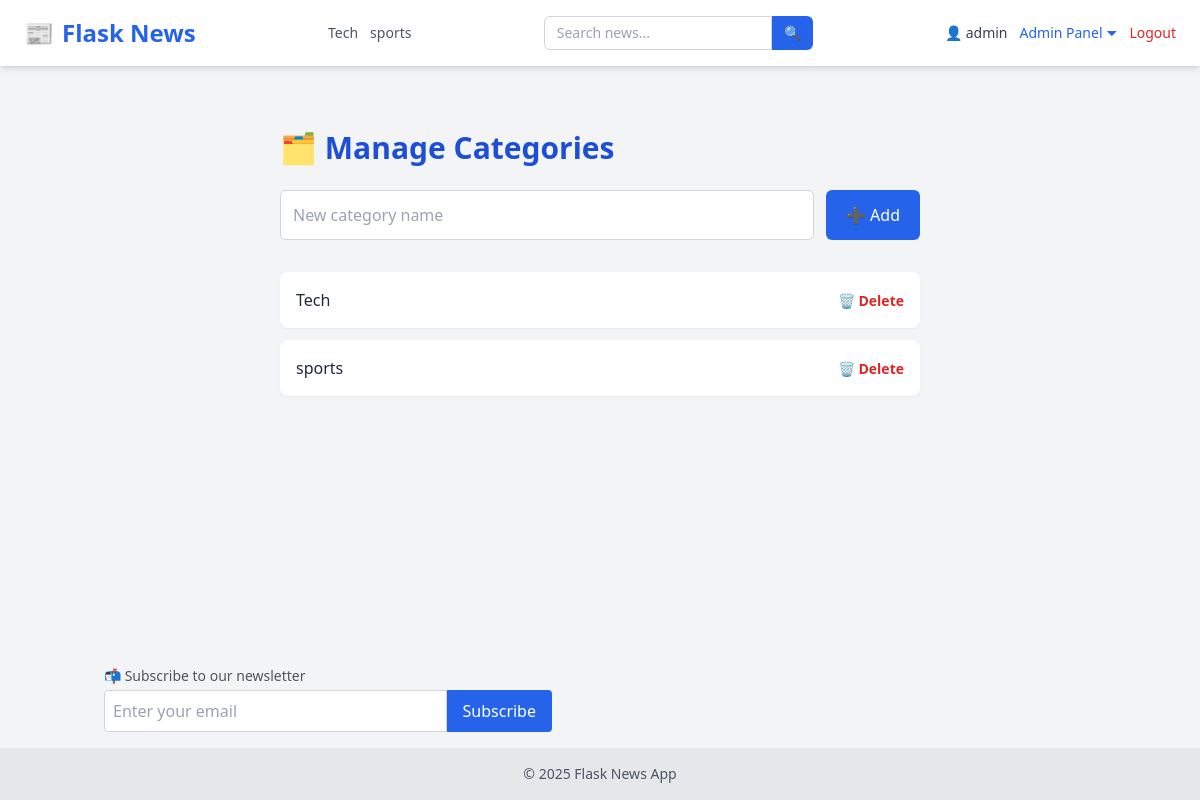
The app's page /admin/categories (signed in) with its own data.
### tables this page shows
CREATE TABLE categories (
            id INTEGER PRIMARY KEY AUTOINCREMENT,
            name TEXT UNIQUE NOT NULL
        );

CREATE TABLE users (
            id INTEGER PRIMARY KEY AUTOINCREMENT,
            username TEXT NOT NULL,
            email TEXT UNIQUE NOT NULL,
            password TEXT NOT NULL,
            role TEXT DEFAULT 'user'
        );

### app/admin_routes.py (the view)
@admin.route('/admin/categories')
@login_required
@admin_only
def manage_categories():
    conn = sqlite3.connect(current_app.config['DATABASE'])
    c = conn.cursor()
    c.execute("SELECT id, name FROM categories ORDER BY name")
    categories = c.fetchall()
    conn.close()
    return render_template('admin/categories.html', categories=categories)

### app/__init__.py (called while the page is built)
def create_app():
    app = Flask(__name__, instance_relative_config=True)
    app.config.from_object('config.Config')
    from app.routes import main
    app.register_blueprint(main)
    from app.admin_routes import admin
    app.register_blueprint(admin)
    from app.user_routes import user
    app.register_blueprint(user)
    init_db(app)
    login_manager.init_app(app)
    @login_manager.user_loader
    def user_loader(user_id):
        return load_user(user_id)
    @app.context_processor
    def inject_now():
        return {'now': datetime.now}
    @app.context_processor
    def inject_categories():
        conn = sqlite3.connect(current_app.config['DATABASE'])
        c = conn.cursor()
        c.execute("SELECT id, name FROM categories ORDER BY name ASC")
        categories = c.fetchall()
        conn.close()
        return {'categories': categories}
    return app

### app/models.py (called while the page is built)
def load_user(user_id):
    conn = sqlite3.connect(current_app.config['DATABASE'])
    c = conn.cursor()
    c.execute("SELECT id, username,email, role FROM users WHERE id = ?", (user_id,))
    row = c.fetchone()
    conn.close()
    if row:
        return User(*row)
    return None

### app/utils.py (called while the page is built)
def admin_only(f):
    @wraps(f)
    def decorated(*args, **kwargs):
        if not current_user.is_authenticated or current_user.role != 'admin':
            abort(403)
        return f(*args, **kwargs)
    return decorated

### app/templates/admin/categories.html
{% extends "layout.html" %} {% block title %}Manage Categories{% endblock %} {%
block content %}
<div class="max-w-2xl mx-auto py-10 px-4">
  <h1 class="text-3xl font-bold text-blue-700 mb-6">🗂 Manage Categories</h1>
  <form
    method="POST"
    action="{{ url_for('admin.add_category') }}"
    class="flex flex-col sm:flex-row gap-3 mb-8"
  >
    <input
      name="name"
      required
      placeholder="New category name"
      class="flex-1 p-3 border border-gray-300 rounded-md focus:outline-none focus:ring focus:border-blue-500"
    />
    <button
      type="submit"
      class="bg-blue-600 text-white px-5 py-2 rounded-md hover:bg-blue-700 transition"
    >
      ➕ Add
    </button>
  </form>
  {% if categories %}
  <ul class="space-y-3">
    {% for cat in categories %}
    <li
      class="flex justify-between items-center bg-white p-4 rounded-lg shadow-sm"
    >
      <span class="text-gray-800 font-medium">{{ cat[1] }}</span>
      <form
        method="POST"
        action="{{ url_for('admin.delete_category', category_id=cat[0]) }}"
        onsubmit="return confirm('Are you sure you want to delete this category?');"
      >
        <button class="text-red-600 text-sm font-semibold hover:underline">
          🗑 Delete
        </button>
      </form>
    </li>
    {% endfor %}
  </ul>
  {% else %}
  <p class="text-gray-500 text-sm">No categories found.</p>
  {% endif %}
</div>
{% endblock %}

### app/templates/layout.html (shortened to what this page needs)
<!DOCTYPE html>
<html lang="en">
  <head>
    <script src="https://cdn.tailwindcss.com"></script>
    <link
      rel="stylesheet"
      href="https://cdnjs.cloudflare.com/ajax/libs/font-awesome/6.4.0/css/all.min.css"
    />
  </head>
  <body class="bg-gray-100 min-h-screen flex flex-col">
    <nav
      class="bg-white shadow-md px-6 py-4 flex flex-wrap md:flex-nowrap justify-between items-center"
    >
      <a
        href="/"
        class="text-2xl font-extrabold text-blue-600 flex items-center gap-2"
      >
        📰 <span>Flask News</span>
      </a>
      <div
        class="flex flex-wrap justify-center gap-3 mt-4 md:mt-0 md:ml-6 text-sm text-gray-600 font-medium"
      >
        {% for cat in categories %}
        <a
          href="{{ url_for('main.filter_by_category', name=cat[1]) }}"
          class="hover:text-blue-600 transition-colors"
        >
          {{ cat[1] }}
        </a>
        {% endfor %}
      </div>
      <form
        method="GET"
        action="{{ url_for('main.search') }}"
        class="flex mt-4 md:mt-0 md:ml-6"
      >
        <input
          type="text"
          name="q"
          placeholder="Search news..."
          required
          class="px-3 py-1.5 border rounded-l-md border-gray-300 focus:outline-none focus:ring focus:border-blue-500 text-sm"
        />
        <button
          type="submit"
          class="px-3 py-1.5 bg-blue-600 text-white rounded-r-md text-sm hover:bg-blue-700 transition-colors"
        >
          🔍
        </button>
      </form>
      <div
        class="flex items-center gap-3 mt-4 md:mt-0 md:ml-6 text-sm relative"
      >
        {% if current_user.is_authenticated %}
        <a href="{{ url_for('user.user_profile', email=current_user.email) }}"
          ><span class="text-gray-700">👤 {{ current_user.username }}</span></a
        >
        {% if current_user.role == 'admin' %}
        <div class="relative">
          <button
            id="adminDropdownToggle"
            class="text-blue-600 hover:underline focus:outline-none"
            onclick="toggleAdminDropdown()"
          >
            Admin Panel ⏷
          </button>
        </div>
        {% endif %}
        <a href="/logout" class="text-red-600 hover:underline">Logout</a>
        {% else %}
        <a href="/login" class="text-blue-600 hover:underline">Login</a>
        <a href="/register" class="text-blue-600 hover:underline">Register</a>
        {% endif %}
      </div>
    </nav>
    <main class="flex-grow container mx-auto p-6">
       {% block content %}{% endblock %}
    </main>
    <div class="container mx-auto mb-4 px-4">
      <form action="{{ url_for('user.subscribe') }}" method="POST" class="mt-4">
        <label class="block text-sm text-gray-600 mb-1"
          >📬 Subscribe to our newsletter</label
        >
        <div class="flex max-w-md">
          <input
            type="email"
            name="email"
            required
            placeholder="Enter your email"
            class="w-full p-2 rounded-l border border-gray-300"
          />
          <button type="submit" class="bg-blue-600 text-white px-4 rounded-r">
            Subscribe
          </button>
        </div>
      </form>
    </div>
    <footer class="bg-gray-200 text-center py-4 text-sm text-gray-600">
      &copy; {{ now().year }} Flask News App
    </footer>
  </body>
</html>

### records on screen
categories: name "Tech"
categories: name "sports"
users: username "admin"
